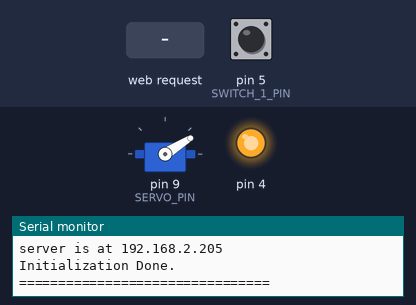
A sketch run on a simulated Arduino Uno, built for the host (arithmetic inside an expression is 32-bit, double 64-bit). On the bench: servo, output pins drawn as LEDs (lit = HIGH), the last lines printed to the serial monitor. The test bench sets the inputs (shaded band); at power-on: pin 5 (SWITCH_1_PIN) LOW. WiFi joins after 1.5 s; servers stay silent unless stated.

Above: at 1.2 s.
1.3 s: HTTP request GET /?cover=close received
At 1.68 s:
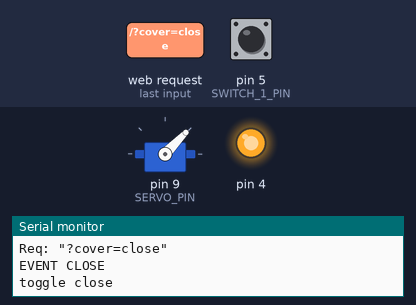
4.3 s: HTTP request GET /?cover=open received
At 8.1 s:
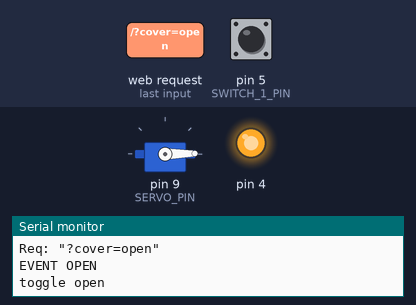
9.3 s: pin 5 (SWITCH_1_PIN) pulled HIGH for 0.15 s
At 13.9 s:
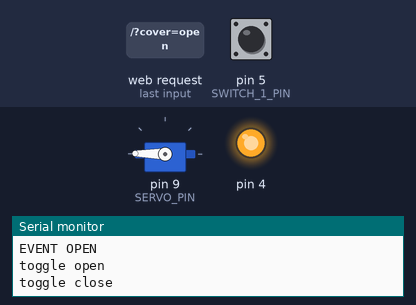
Timing chart, 0 to 15.4 s (numbered marks = the images above; inputs shaded):
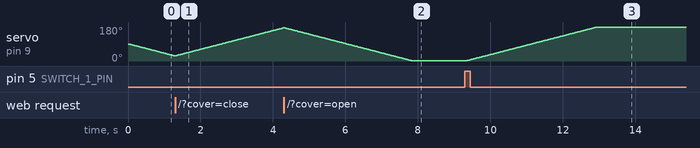

The sketch:

WebServer.ino
```cpp
/*
  Web Server

 A simple web server that shows the value of the analog input pins.
 using an Arduino Wiznet Ethernet shield.

 Circuit:
 * Ethernet shield attached to pins 10, 11, 12, 13
 * Analog inputs attached to pins A0 through A5 (optional)

 created 18 Dec 2009
 by David A. Mellis
 modified 9 Apr 2012
 by Tom Igoe
 modified 02 Sept 2015
 by Arturo Guadalupi

 */

#include "Sensors_Servo.h"
#include <SPI.h>
#include <Ethernet.h>

// Enter a MAC address and IP address for your controller below.
// The IP address will be dependent on your local network:
byte mac[] = {
  0xDE, 0xAD, 0xBE, 0xEF, 0xFE, 0xED
};
IPAddress ip(192, 168, 2, 205);

// Initialize the Ethernet server library
// with the IP address and port you want to use
// (port 80 is default for HTTP):
EthernetServer server(80);


// prototypes
void parseRequest(char * HTTP_req);

void setup() {
  // Open serial communications and wait for port to open:
  Serial.begin(115200);
  while (!Serial) {
    ; // wait for serial port to connect. Needed for native USB port only
  }

  // Initialize sensors & servo pins
  initSensors();

  // start the Ethernet connection and the server:
  Ethernet.begin(mac, ip);
  server.begin();
  Serial.print(F("server is at "));
  Serial.println(Ethernet.localIP());

  // disable cd
  pinMode(4, OUTPUT);
  digitalWrite(4, HIGH);

  Serial.println(F("Initialization Done."));
  Serial.println(F("================================"));
}


void loop() {
  processWebServer();
  ServoUpdate();
  getSwitches();
  delay(20);
}


void processWebServer()
{
  char HTTP_req[50];
  HTTP_req[0] = '\0';
  unsigned short HTTP_reqPtr = 0;
  boolean GetDataStart = false;    // true when '?' hit
    // listen for incoming clients
  EthernetClient client = server.available();
  if (client) {
    Serial.println(F("new client"));
    // an http request ends with a blank line
    boolean currentLineIsBlank = true;
    while (client.connected()) {
        if (client.available()) {   // client data available to read
            char c = client.read(); // read 1 byte (character) from client
            if (c == '?' || GetDataStart) {
              GetDataStart = true;
              if (c == ' ') {  // hit space. End of Get
                GetDataStart = false;
              }
              else if (HTTP_reqPtr < 49) {   // test if over 50
                   HTTP_req[HTTP_reqPtr++] = c;
                   HTTP_req[HTTP_reqPtr] = '\0';  // null the end of the string
               }
             } // if '?'

            // last line of client request is blank and ends with \n
            // respond to client only after last line received
            if (c == '\n' && currentLineIsBlank) {
                // send a standard http response header
                client.println(F("HTTP/1.1 200 OK"));
                client.println(F("Content-Type: text/html"));
                client.println(F("Connection: close"));
                client.println();
                // send web page
                //Serial.println(FreeRam());
                client.println(F("<HTML>"));
                client.println(F("<META HTTP-EQUIV=\"refresh\" CONTENT=\"5 url='192.168.2.205'\">"));
                client.println(F("<HEAD>"));
                client.println(F("<TITLE>Smartsettia Demo</TITLE>"));
                client.println(F("</HEAD>"));
                client.println(F("<BODY>"));
                client.println(F("<H1>Smartsettia Demo</H1>"));
                client.println(F("<hr />"));
                client.println(F("<br />"));
                client.println(F("<form action=\"/action.php\" method=\"get\">"));
                 client.println(F("<button name=\"cover\" type=\"submit\" value=\"close\">Close</button>"));
                 client.println(F("<button name=\"cover\" type=\"submit\" value=\"open\">Open</button>"));
                client.println(F("</form>"));
                client.println(F("</BODY>"));
                client.println(F("</HTML>"));

                break;
            }
            // every line of text received from the client ends with \r\n
            if (c == '\n') {
                // last character on line of received text
                // starting new line with next character read
                currentLineIsBlank = true;
            }
            else if (c != '\r') {
                // a text character was received from client
                currentLineIsBlank = false;
            }
        } // end if (client.available())
    } // end while (client.connected())
    delay(1);      // give the web browser time to receive the data
    client.stop(); // close the connection
    Serial.println(F("client disconnected\n"));
    if (HTTP_req[0] != '\0')
      parseRequest(HTTP_req);
  } // end if (client)
}


void parseRequest(char * HTTP_req)
{
     Serial.print(F("Req: \""));
     Serial.print(HTTP_req);
     Serial.println("\"");

     char *strTest = HTTP_req +1;
     strTest[11] = '\0';   // set null char after what could be "cover=close"

     if (strcmp(strTest, "cover=close" ) == 0){
         Serial.println(F("EVENT CLOSE"));
         ServoSet(SERVO_CLOSE);
     }
     strTest[10] = '\0';   // set null char after what could be "cover=open"
     if (strcmp(strTest, "cover=open" ) == 0){
         Serial.println(F("EVENT OPEN"));
         ServoSet(SERVO_OPEN);
     }
}
```

Sensors_Servo.cpp
```cpp
#include "Arduino.h"
#include "Sensors_Servo.h"
#include <Servo.h>

Servo myservo;
short servo_state = SERVO_OPEN;

/*servo states
 *  0 open
 *  1 opening
 *  2 close
 *  3 closing
 */

void initSensors()
{
  Serial.println(F("Initializing pins"));
  pinMode(SWITCH_1_PIN, INPUT);
  pinMode(SERVO_PIN, OUTPUT);

  Serial.println(F("Initializing servo"));
  myservo.attach(SERVO_PIN, SERVO_PULSE_MIN, SERVO_PULSE_MAX);
  delay(10);
  ServoSet(SERVO_OPEN);
}


void getSwitches()
{
  static int val_prev = 0;
  int val = digitalRead(SWITCH_1_PIN);
  if (val == 1 && val_prev == 0) {
    if (servo_state == SERVO_OPEN)
      ServoSet(SERVO_CLOSE);
    else if (servo_state == SERVO_CLOSE)
      ServoSet(SERVO_OPEN);
    // else its moving. ignoring
  }

  val_prev = val;
}

void ServoSet(int newstate)
{
  if (newstate == SERVO_OPEN) {
    servo_state = SERVO_OPENING;
    Serial.println("toggle open");
  }
  else {
    servo_state = SERVO_CLOSING;
    Serial.println("toggle close");
  }

  myservo.attach(SERVO_PIN, SERVO_PULSE_MIN, SERVO_PULSE_MAX);
}

void ServoUpdate()
{
  static short servo_pos   = 90;
  short new_pos;
  static unsigned int previousMillis = 0;  // store last update time

  // Return if still waiting till SERVO_DELAY time
  unsigned int currentMillis = millis();
  if (currentMillis - previousMillis < SERVO_DELAY) { // if less than SERVO_DELAY
    return;
  }

  // We waited long enough. Lets do some work
  previousMillis = currentMillis;

  if (servo_state == SERVO_OPEN || servo_state == SERVO_CLOSE)
    return;  // already open or close. Do nothing


  if (servo_state == SERVO_CLOSING) {      // closing
    new_pos = servo_pos + SERVO_INCREMENT;
    if (new_pos >= SERVO_MAX) {   // if over max, set to max, state now close
      new_pos = SERVO_MAX;
      servo_state = SERVO_CLOSE;
      myservo.detach();
    }
    myservo.write(new_pos);
    servo_pos = new_pos;
  }
  else if (servo_state == SERVO_OPENING) { // opening
      new_pos = servo_pos - SERVO_INCREMENT;
    if (new_pos <= SERVO_MIN) {   // if under min, set to min, state now open
      new_pos = SERVO_MIN;
      servo_state = SERVO_OPEN;
      myservo.detach();
    }
    myservo.write(new_pos);
    servo_pos = new_pos;
  }
}
```

Sensors_Servo.h
```cpp
#ifndef SENSORS_SERVO
#define SENSORS_SERVO

#define SWITCH_1_PIN  5
#define SERVO_PIN     9

//http://www.servodatabase.com/servo/towerpro/mg90
#define SERVO_PULSE_MAX 2700
#define SERVO_PULSE_MIN 500
#define SERVO_MAX 180
#define SERVO_MIN 0
#define SERVO_DELAY 20 // delay between increments. aka speed
#define SERVO_INCREMENT 1


#define SERVO_CLOSE 0
#define SERVO_OPEN  1
#define SERVO_OPENING 2
#define SERVO_CLOSING 3


// prototypes
void initSensors();
void getSwitches();

void ServoSet(int newstate);
void ServoUpdate();

#endif
```

Measured:
- after the input at 9.3 s, servo on pin 9 (SERVO_PIN): moves from 1° to 179° over 3.6 s, starting after 0.05 s
